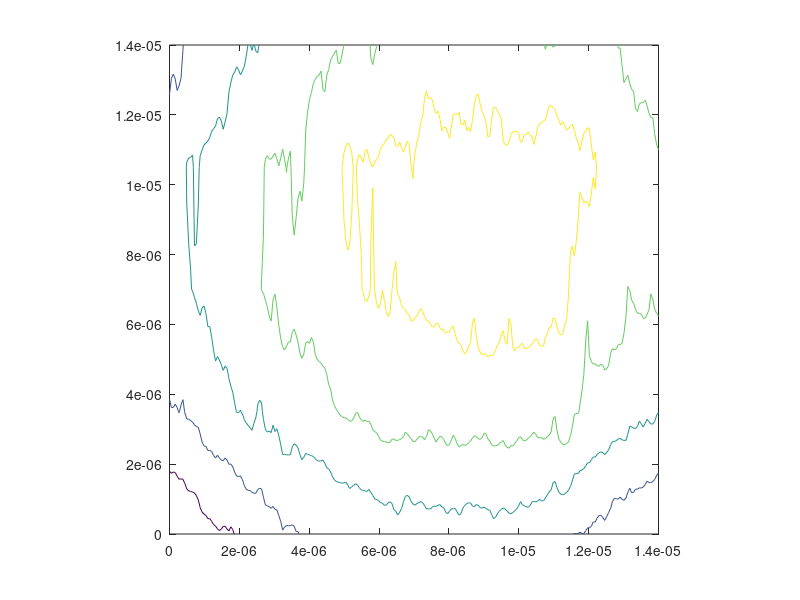
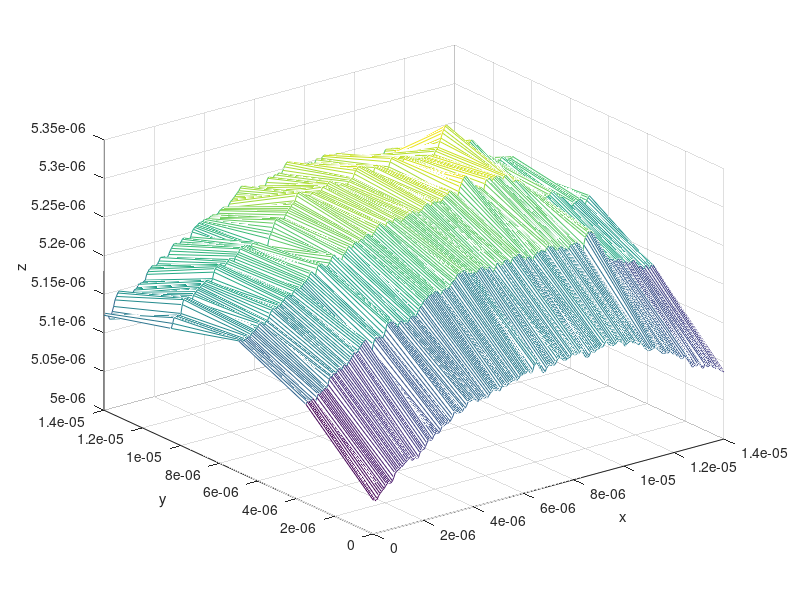

The MATLAB source for these figures, in order:
tt = dlmread ('SphereData.csv');
x = tt(:,1); y = tt(:,2); z = tt(:,3);

N = length(x); steps = 5;
xx = reshape(x,N/steps,steps);
yy = reshape(y,N/steps,steps);
zz = reshape(z,N/steps,steps);

figure(1); contour(xx,yy,zz,5);    %% create a contour plot
           axis('equal')

figure(2); mesh(xx,yy,zz);         %% create a surface plot
           xlabel('x');ylabel('y');zlabel('z');
           axis('normal');

%% regression of shpere
F = [ones(size(x)) x y x.^2+y.^2];
[p,y_var,r,p_var] = LinearRegression(F,z);

%% display the results 
Radius = -1/(2*p(4))
x0 = Radius*p(2)
y0 = Radius*p(3)

%% determine standard deviations
deltaRadius = 2*Radius^2*sqrt(p_var(4))
%% deltaX0 = Radius*sqrt(p_var(2)) +abs(p(2))*deltaRadius
deltaX0 = sqrt(Radius^2*p_var(2) + p(2)^2*deltaRadius^2)
deltaY0 = sqrt(Radius^2*p_var(3) + p(3)^2*deltaRadius^2)


%% run the analysis for two different radii
F2 =[ones(size(x)) x y x.^2 y.^2 x.*y];
[p,y_var,r,p_var] = LinearRegression(F2,z);
RadiusNew = -0.5./eig([p(4), p(6)/2;p(6)/2,p(5)])
